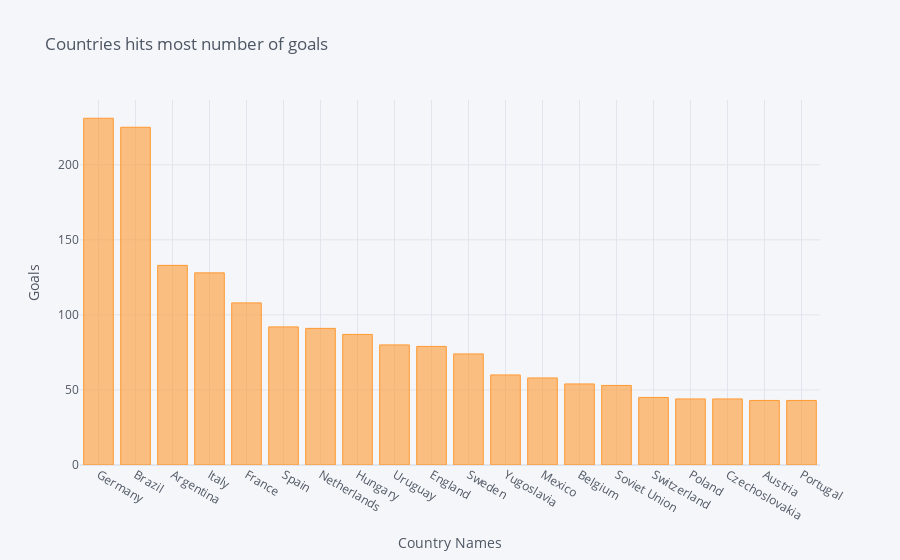

Notebook cell for this chart:
### Code cell
goals[:20].iplot(kind = 'bar', xTitle = 'Country Names', yTitle = "Goals", title = 'Countries hits most number of goals')

### Figure 1 — Plotly figure (JSON) as saved in the notebook; plotly's stock layout.template omitted (floating-point values rounded to 4 significant figures)
{"data": [{"marker": {"color": "rgba(255, 153, 51, 0.6)", "line": {"color": "rgba(255, 153, 51, 1.0)", "width": 1}}, "name": "Goals", "orientation": "v", "text": "", "type": "bar", "x": ["Germany", "Brazil", "Argentina", "Italy", "France", "Spain", "Netherlands", "Hungary", "Uruguay", "England", "Sweden", "Yugoslavia", "Mexico", "Belgium", "Soviet Union", "Switzerland", "Poland", "Czechoslovakia", "Austria", "Portugal"], "y": [231, 225, 133, 128, 108, 92, 91, 87, 80, 79, 74, 60, 58, 54, 53, 45, 44, 44, 43, 43]}], "layout": {"legend": {"bgcolor": "#F5F6F9", "font": {"color": "#4D5663"}}, "paper_bgcolor": "#F5F6F9", "plot_bgcolor": "#F5F6F9", "title": {"font": {"color": "#4D5663"}, "text": "Countries hits most number of goals"}, "xaxis": {"gridcolor": "#E1E5ED", "showgrid": true, "tickfont": {"color": "#4D5663"}, "title": {"font": {"color": "#4D5663"}, "text": "Country Names"}, "zerolinecolor": "#E1E5ED"}, "yaxis": {"gridcolor": "#E1E5ED", "showgrid": true, "tickfont": {"color": "#4D5663"}, "title": {"font": {"color": "#4D5663"}, "text": "Goals"}, "zerolinecolor": "#E1E5ED"}}}
